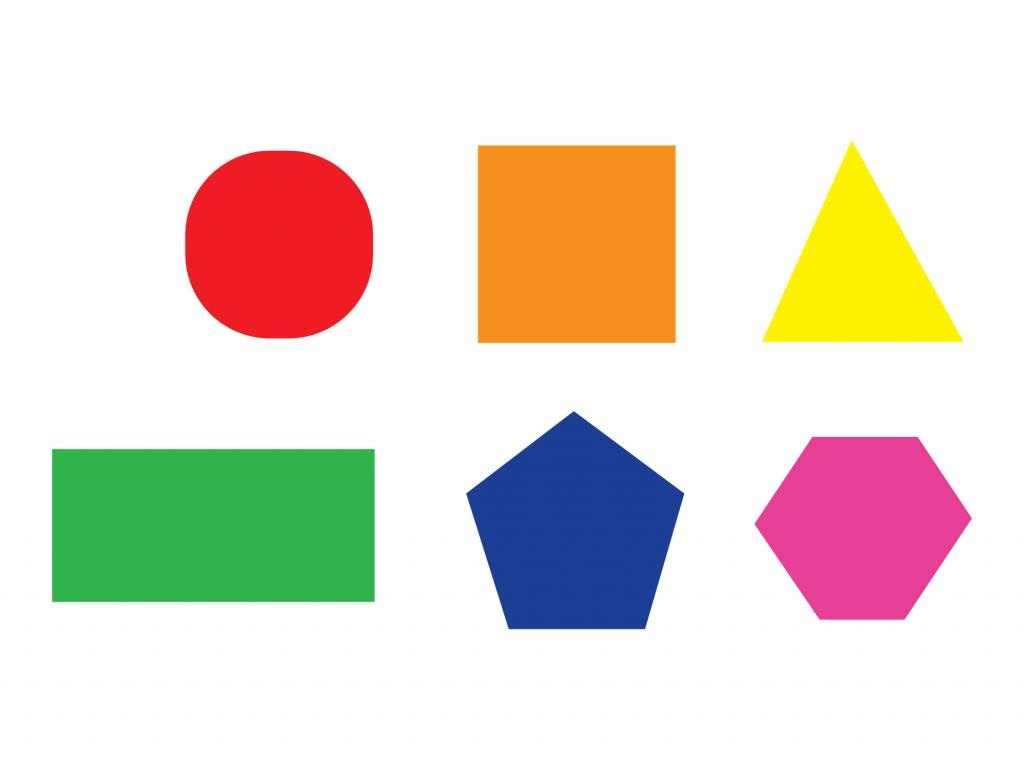
#> input picture images/hinh_hoc.jpg, 1024 x 770 px
$ python contour.py
#> lines starting #> are read from the running program, lines starting #| are printed output that depends on the picture; after the words box and inside, x2 and y2 are one past the last pixel; in counts of white or black regions, pixels touching at a corner belong together
import cv2 as cv
import numpy as np

# custom rectangle
def draw_border(img, pt1, pt2, color, thickness, r=5, d=15):
   # r: độ dài của đường góc
   # d: độ vuông góc

    x1,y1 = pt1
    x2,y2 = pt2
    # Top left
    cv.line(img, (x1 + r, y1), (x1 + r + d, y1), color, thickness)
    cv.line(img, (x1, y1 + r), (x1, y1 + r + d), color, thickness)
    cv.ellipse(img, (x1 + r, y1 + r), (r, r), 180, 0, 90, color, thickness)
    # Top right
    cv.line(img, (x2 - r, y1), (x2 - r - d, y1), color, thickness)
    cv.line(img, (x2, y1 + r), (x2, y1 + r + d), color, thickness)
    cv.ellipse(img, (x2 - r, y1 + r), (r, r), 270, 0, 90, color, thickness)
    # Bottom left
    cv.line(img, (x1 + r, y2), (x1 + r + d, y2), color, thickness)
    cv.line(img, (x1, y2 - r), (x1, y2 - r - d), color, thickness)
    cv.ellipse(img, (x1 + r, y2 - r), (r, r), 90, 0, 90, color, thickness)
    # Bottom right
    cv.line(img, (x2 - r, y2), (x2 - r - d, y2), color, thickness)
    cv.line(img, (x2, y2 - r), (x2, y2 - r - d), color, thickness)
    cv.ellipse(img, (x2 - r, y2 - r), (r, r), 0, 0, 90, color, thickness)


# contour: đường viền
# detection: phát hiện

img = cv.imread('../images/hinh_hoc.jpg')
#> img is the input picture: shape (770, 1024, 3); mean B, G, R 209.6, 220.8, 230.3
img = cv.resize(img, (460, 300))
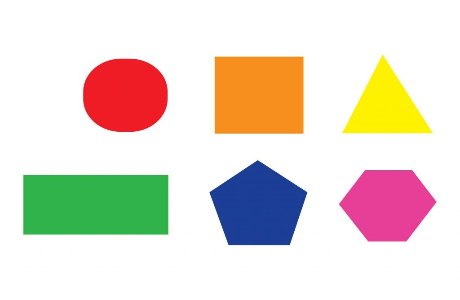
#> img: shape (300, 460, 3); mean B, G, R 209.6, 220.8, 230.3
# cv.imshow('hinh hoc', img)

background = img.copy()

blank = np.zeros(img.shape, dtype='uint8')

# need convert them into gray
gray = cv.cvtColor(img, cv.COLOR_BGR2GRAY)
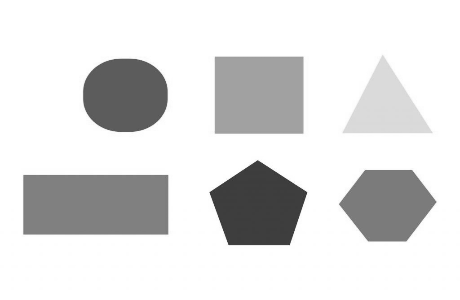
#> gray: shape (300, 460); min 51, max 255, mean 222.4
# cv.imshow('gray', gray)


# c1: blur(làm mờ) -> canny(tìm cạnh)
# blur
blur = cv.GaussianBlur(gray, (3, 3), cv.BORDER_DEFAULT)
# cv.imshow('blur', blur)

# Detect edges
canny = cv.Canny(blur, 50, 50)
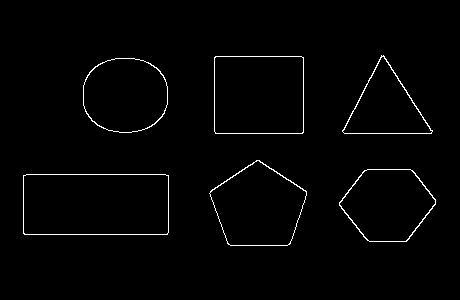
#> canny: shape (300, 460); 1.5% white in thin lines or dots, all inside (x1, y1, x2, y2) = (23, 55, 436, 246)
# cv.imshow('Canny edge', canny)


# c2: using threshold: ngưỡng into ảnh đen trắng
# 125: ngưỡng giới hạn, 255: max value, thresh_binary: kiểu binary
ret, thresh = cv.threshold(gray, 100, 100, cv.THRESH_BINARY)
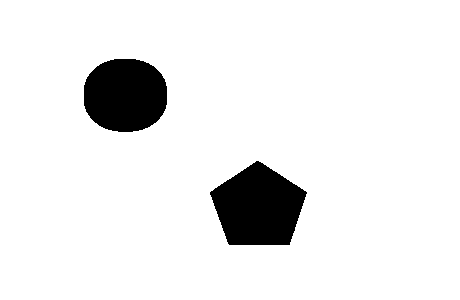
#> thresh: shape (300, 460); values 0 (black) and 100 (white), 92.2% white; 2 black regions
'''
điểm ảnh qua ngưỡng thì chuyển thành 255, dưới ngưỡng thì chuyển về 0
tạo thành ảnh đen trắng
'''
# cv.imshow('threshold', thresh)


# find contours
contours, hierarchies = cv.findContours(canny, cv.RETR_LIST, cv.CHAIN_APPROX_NONE)
#> contours = 12 contours; largest, box (x1, y1, x2, y2) and area: (23, 174, 169, 235) 8693, (23, 174, 169, 235) 8690, (214, 56, 304, 134) 6849, (214, 56, 304, 134) 6845, (209, 160, 307, 246) 5840
# print(f'{len(contours)} contours founded !')

for cnt in contours:
    area = cv.contourArea(cnt)
    # print(area)
    if area > 1000:
        cv.drawContours(background, cnt, -1, (255, 0, 0), 2)

         # 2 dòng dưới tính chu vi
        peri = cv.arcLength(cnt, True)
        approx = cv.approxPolyDP(cnt, 0.02*peri, True)

        cor = len(approx)

        if cor==3: objtype='triangle'
        elif cor==4: objtype='rectangle'
        elif cor==5: objtype ='pentagon '
        elif cor==6: objtype ='hexagon'
        else:
           objtype='circle'

        x, y, w, h = cv.boundingRect(approx)

      #   cv.rectangle(background, (x-5, y-5), (x+w+5, y+h+5), (0, 255, 0), 2)
        draw_border(background,(x-5, y-5),(x+w+5, y+h+5),(0, 255, 0), 2)

        cv.putText(background, objtype, (x,y-10),cv.FONT_HERSHEY_SIMPLEX,0.5,(0,0,0))
#> this loop made 12 passes
#> (area, peri, approx, cor, objtype, x, y, w) on passes 1, 2, 9, 10, 11, 12: (8690, 405.3, [[23, 176], [165, 174], [168, 232], [25, 234]], 4, 'rectangle', 23, 174, 146), (8693, 407.7, [[23, 175], [24, 234], [168, 232], [168, 175]], 4, 'rectangle', 23, 175, 146), (3560, 280.1, [[382, 56], [430, 133], [342, 131]], 3, 'triangle', 342, 56, 89), (6845, 327.3, [[214, 58], [301, 56], [303, 131], [216, 133]], 4, 'rectangle', 214, 56, 90), (6849, 329.7, [[214, 57], [215, 133], [303, 132], [303, 57]], 4, 'rectangle', 214, 57, 90), (3646, 284.1, [[381, 55], [342, 131], [431, 133]], 3, 'triangle', 342, 55, 90)
#> (area, peri, cor, objtype, x, y, w, h) on passes 3 to 8: (4972, 270.4, 6, 'hexagon', 339, 169, 97, 73), (5077, 272.7, 6, 'hexagon', 339, 169, 97, 73), (5774.5, 302.5, 5, 'pentagon ', 209, 160, 98, 86), (5839.5, 304.8, 5, 'pentagon ', 210, 160, 97, 86), (5079.5, 266.2, 9, 'circle', 83, 58, 85, 75), (5138.5, 268.6, 9, 'circle', 83, 58, 85, 75)
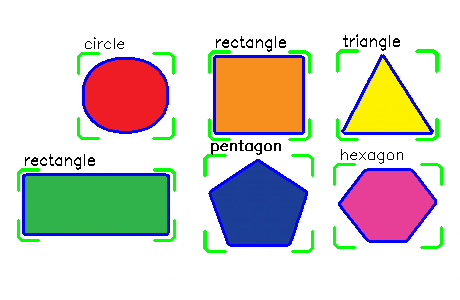
#> background: shape (300, 460, 3); 7.04% of pixels changed, all inside (x1, y1, x2, y2) = (17, 34, 443, 253)


# draw Contours :
# cv.imshow('contours drawn', blank)
cv.imshow('contours', background)


cv.waitKey(0)
